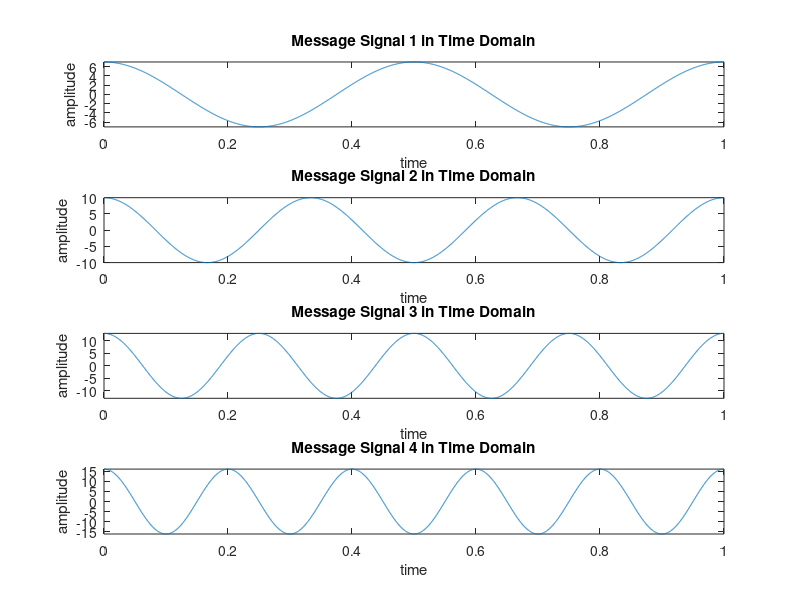
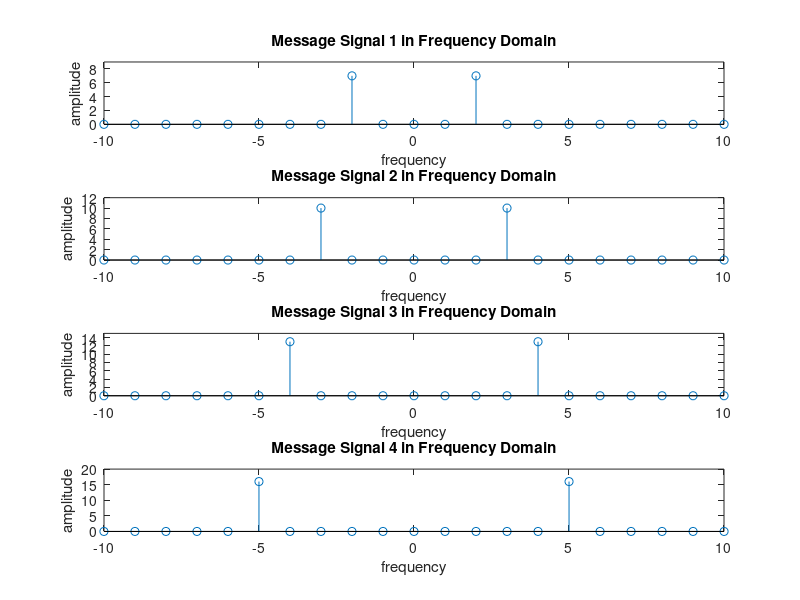
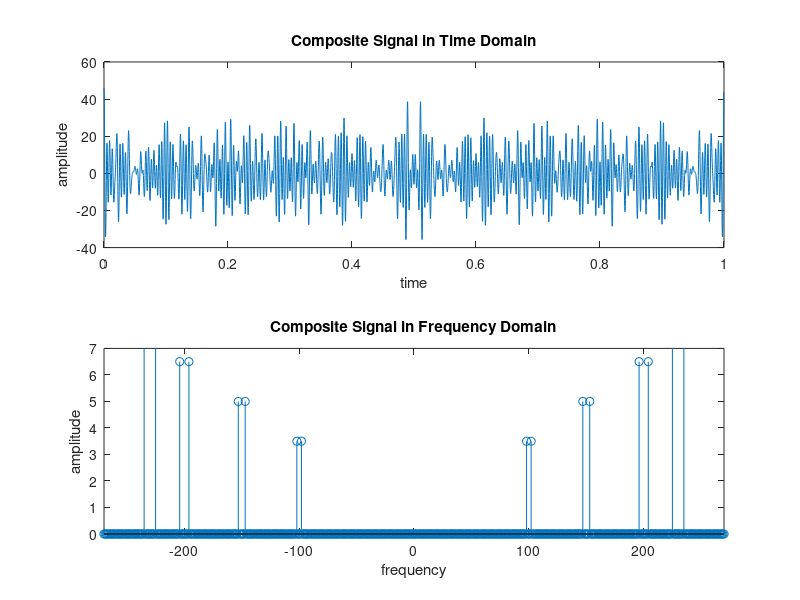
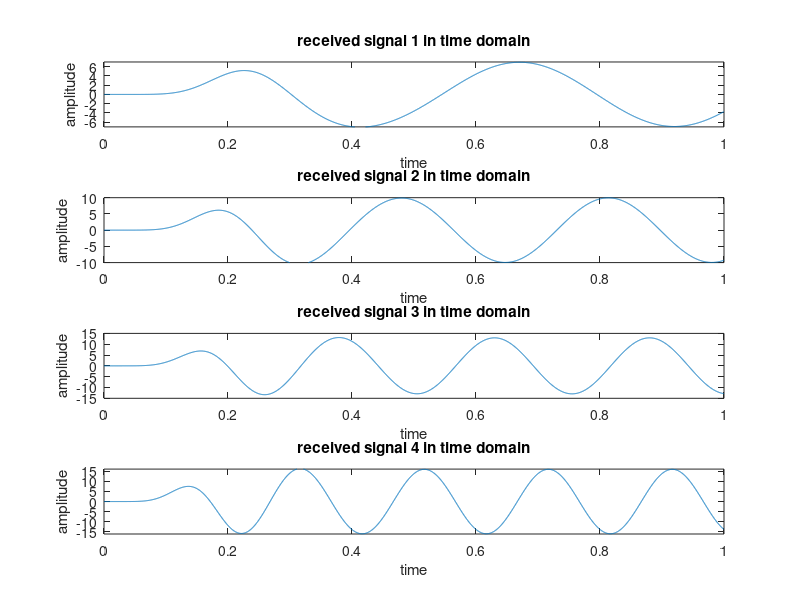

These charts were generated, in order, by the following MATLAB code:
%ID=20-42451-1
clc;
clear all;
close all;

A=2;
B=0;
C=4;
D=2;
E=4;
F=5;
G=1;
H=1;

fs=4001;
t=0:1/fs:1-1/fs;

am1=(F+2);
fm1=(G+1);
mt1=am1*cos(2*pi*fm1*t);

am2 = (F+5);
fm2= (G+2);
mt2=am2*cos(2*pi*fm2*t);
  
am3 = (F+8); 
fm3 = (G+3);
mt3 = am3*cos(2*pi*fm3*t);

am4 = (F+11); 
fm4 = (G+4);
mt4 = am4*cos(2*pi*fm4*t);

%% Carrier Signal Generation
Cm1 = 1; %Amplitude of First Carrier Signal
fc1 = 100; %Frequency of First Carrier Signal
c1 = Cm1*cos(2*pi*fc1*t); % First Carrier Signal

Cm2 = 1; %Amplitude of Second Carrier Signal
fc2 = 150; %Frequency of Second Carrier Signal
c2 = Cm2*cos(2*pi*fc2*t); % Second Carrier Signal

Cm3 = 1; %Amplitude of Third Carrier Signal
fc3 = 200; %Frequency of Third Carrier Signal
c3 = Cm3*cos(2*pi*fc3*t); % Third Carrier Signal

Cm4 = 1; %Amplitude of Forth Carrier Signal
fc4 = 230; %Frequency of Forth Carrier Signal
c4 = Cm4*cos(2*pi*fc4*t); % Forth Carrier Signal

%% Composite Signal Generation
x = (mt1).*c1+(mt2).*c2+(mt3).*c3+(mt4).*c4;
%%figure of signals in time domain
figure; %1
subplot(4,1,1);
plot(t,mt1);
xlabel('time');
ylabel('amplitude');
title('Message Signal 1 in Time Domain');
ylim([-am1 am1]);

subplot(4,1,2);
plot(t,mt2);
xlabel('time');
ylabel('amplitude');
title('Message Signal 2 in Time Domain');
ylim([-am2 am2]);

subplot(4,1,3);
plot(t,mt3);
xlabel('time');
ylabel('amplitude');
title('Message Signal 3 in Time Domain');
ylim([-am3 am3]);

subplot(4,1,4);
plot(t,mt4);
xlabel('time');
ylabel('amplitude');
title('Message Signal 4 in Time Domain');
ylim([-am4 am4]);

%freq. domain conversion
M1 = abs(fftshift(fft(mt1)))/(fs/2); %Fourier Transformation of mt1
M2 = abs(fftshift(fft(mt2)))/(fs/2); %Fourier Transformation of mt2
M3 = abs(fftshift(fft(mt3)))/(fs/2); %Fourier Transformation of mt3
M4= abs(fftshift(fft(mt4)))/(fs/2); %Fourier Transformation of mt4
X = abs(fftshift(fft(x)))/(fs/2); %Fourier Transformation of x (composite sig.)
f = fs/2*linspace(-1,1,fs);

figure; %2
subplot(4,1,1);
%%plot(f,M1)
stem(f,M1);
xlabel('frequency');
ylabel('amplitude');
title('Message Signal 1 in Frequency Domain');
axis([-10 10 0 9]);

subplot(4,1,2);
%%plot(f,M2)
stem(f,M2);
xlabel('frequency');
ylabel('amplitude');
title('Message Signal 2 in Frequency Domain');
axis([-10 10 0 12]);

subplot(4,1,3);
%%plot(f,M3)
stem(f,M3);
xlabel('frequency');
ylabel('amplitude');
title('Message Signal 3 in Frequency Domain');
axis([-10 10 0 15]);

subplot(4,1,4);
stem(f,M4);
xlabel('frequency');
ylabel('amplitude');
title('Message Signal 4 in Frequency Domain');
axis([-10 10 0 20]);

figure %3
subplot(2,1,1);
plot(t,x);
xlabel('time');
ylabel('amplitude');
title('Composite Signal in Time Domain');
subplot(2,1,2);
stem(f,X);
xlabel('frequency');
ylabel('amplitude');
title('Composite Signal in Frequency Domain');
axis([-270 270 0 7]);

%% Passing the Composite Signal Through Bandpass Filter
[num1, den1] = butter(5, [(fc1-fm1-6)/(fs/2),(fc1+fm1+6)/(fs/2)]);
%Butterworth Filter Window Determining for Bandpass Filter
bpf1 = filter(num1,den1,x); %Filtering is done here

[num2, den2] = butter(5, [(fc2-fm2-6)/(fs/2),(fc2+fm2+6)/(fs/2)]);
bpf2 = filter(num2,den2,x); 

[num3, den3] = butter(5, [(fc3-fm3-6)/(fs/2),(fc3+fm3+6)/(fs/2)]);
bpf3 = filter(num3,den3,x); 

[num4, den4] = butter(5, [(fc4-fm4-6)/(fs/2),(fc4+fm4+6)/(fs/2)]);
bpf4= filter(num4,den4,x); 

%% Mixing
z1 = 2*bpf1.*c1;
z2 = 2*bpf2.*c2;
z3 = 2*bpf3.*c3;
z4=  2*bpf4.*c4;
%%
%% Passing the Mixed Signals Through Lowpass Filter
[num5, den5] = butter(5, (fm1+3)/(fs/2)); %Low pass filter is made here
rec1 = filter(num5,den5,z1); %Filtering is done here
[num6, den6] = butter(5, (fm2+3)/(fs/2)); 
rec2 = filter(num6,den6,z2); 
[num7, den7] = butter(5, (fm3+3)/(fs/2));
rec3 = filter(num7,den7,z3);
[num8, den8] = butter(5, (fm4+3)/(fs/2));
rec4 = filter(num8,den8,z4);
%%
%%
%% Plotting the Received Signals in Time-Domain and Frequency Domain
figure; %3
subplot(4,1,1);
plot(t,rec1);
xlabel('time');
ylabel('amplitude');
title('received signal 1 in time domain');
ylim([-am1 am1]);

subplot(4,1,2);
plot(t,rec2);
xlabel('time');
ylabel('amplitude');
title('received signal 2 in time domain');
ylim([-am2 am2]);

subplot(4,1,3);
plot(t,rec3);
xlabel('time');
ylabel('amplitude');
title('received signal 3 in time domain');

subplot(4,1,4);
plot(t,rec4);
xlabel('time');
ylabel('amplitude');
title('received signal 4 in time domain');
ylim([-am4 am4]);
%freq. domain conversion
R1 = abs(fftshift(fft(rec1)))/(fs/2); %Fourier Transformation is done here
R2 = abs(fftshift(fft(rec2)))/(fs/2); 
R3 = abs(fftshift(fft(rec3)))/(fs/2); 
R4 = abs(fftshift(fft(rec4)))/(fs/2); 

figure;%5
subplot(4,1,1);
stem(f,R1);
xlabel('frequnecy');
ylabel('amplitude');
title('received signal 1 in frequnecy domain');
axis([-10 10 0 9]);

subplot(4,1,2);
stem(f,R2);
xlabel('frequnecy');
ylabel('amplitude');
title('received signal 2 in frequnecy domain');
axis([-10 10 0 12]);

subplot(4,1,3);
stem(f,R3);
xlabel('frequnecy');
ylabel('amplitude');
title('received signal 3 in frequnecy domain');
axis([-10 10 0 15]);

subplot(4,1,4);
stem(f,R4);
xlabel('frequnecy');
ylabel('amplitude');
title('received signal 4 in frequnecy domain');
axis([-10 10 0 20]);
%% End
